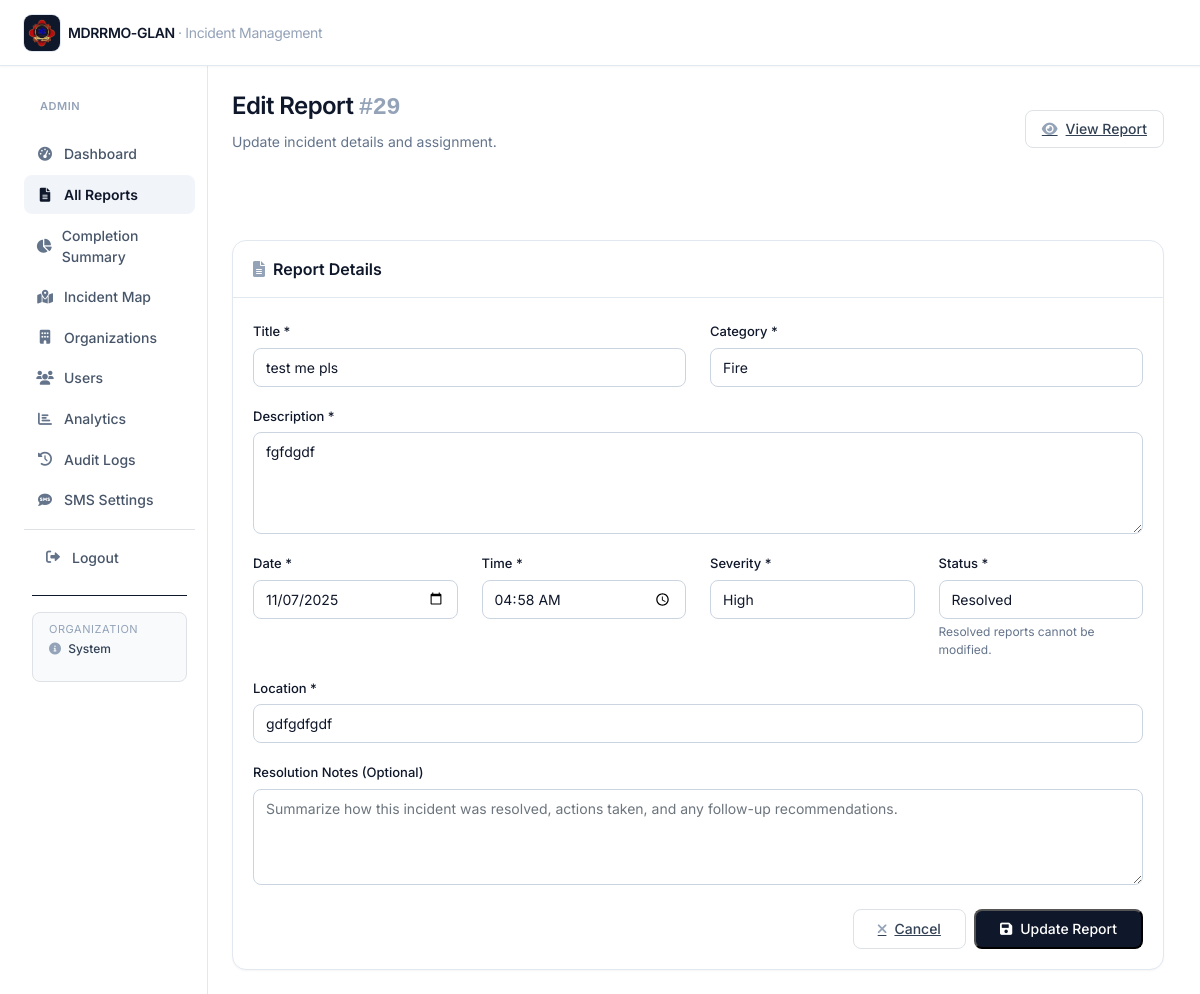
Before: /reports/edit.php?id=29 (signed in) with the older database file.
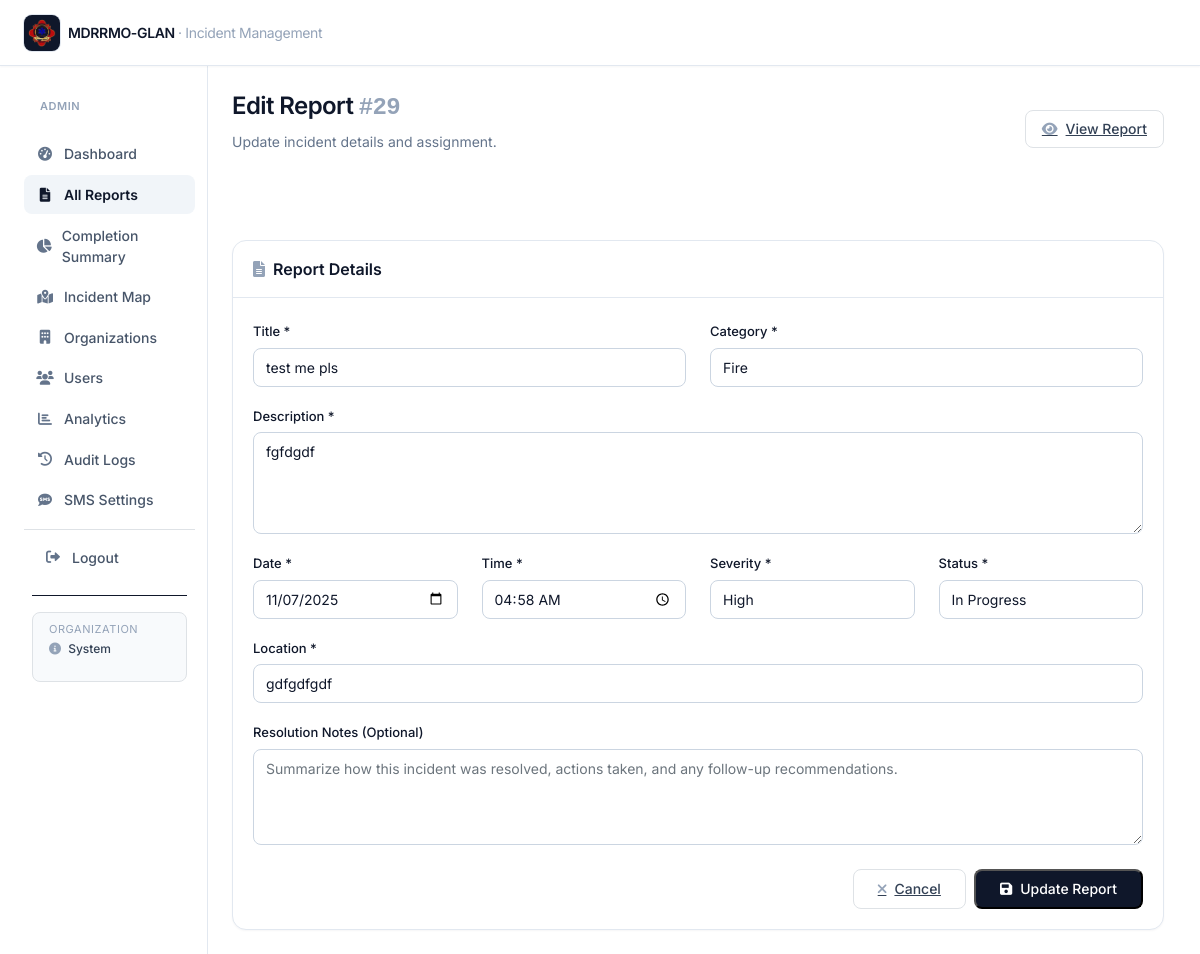
After: the same page with the newer database file.
### tables this page shows
CREATE TABLE IF NOT EXISTS `incident_reports` (
  `id` int NOT NULL AUTO_INCREMENT,
  `title` varchar(255) NOT NULL,
  `description` text NOT NULL,
  `incident_date` date NOT NULL,
  `incident_time` time NOT NULL,
  `location` varchar(255) NOT NULL,
  `latitude` decimal(10,8) DEFAULT NULL,
  `longitude` decimal(11,8) DEFAULT NULL,
  `severity_level` enum('Low','Medium','High','Critical') NOT NULL,
  `category` enum('Fire','Accident','Security','Medical','Emergency','Other') NOT NULL,
  `reported_by` varchar(255) NOT NULL,
  `reporter_contact_number` varchar(20) DEFAULT NULL,
  `family_contact_name` varchar(255) DEFAULT NULL,
  `family_contact_number` varchar(20) DEFAULT NULL,
  `organization_id` int NOT NULL,
  `status` enum('Pending','In Progress','Resolved','Closed') DEFAULT 'Pending',
  `resolution_notes` text,
  `created_at` timestamp NULL DEFAULT CURRENT_TIMESTAMP,
  PRIMARY KEY (`id`),
  KEY `idx_incident_reports_organization` (`organization_id`),
  KEY `idx_incident_reports_reported_by` (`reported_by`(250)),
  KEY `idx_incident_reports_status` (`status`),
  KEY `idx_incident_reports_date` (`incident_date`),
  KEY `idx_incident_reports_reporter_contact` (`reporter_contact_number`)
);

### reports/edit.php (the view, shortened to what the changed rows need)
<?php
$report_id = $_GET['id'] ?? 0;
$database = new Database();
$db = $database->getConnection();
$query = "SELECT * FROM incident_reports WHERE id = ?";
$stmt = $db->prepare($query);
$stmt->execute([$report_id]);
$report = $stmt->fetch();
include '../views/header.php';
?>
<div class="container-fluid">
    <div class="row g-0">
        <main class="col-md-9 ms-sm-auto col-lg-10 main-content">
            <div class="flex flex-col sm:flex-row sm:items-center sm:justify-between gap-3 pb-5 mb-6 border-b border-slate-200">
                <div>
                    <h1 class="text-2xl font-semibold tracking-tight text-slate-900">Edit Report <span class="text-slate-400 font-mono">#<?php echo $report['id']; ?></span></h1>
                </div>
            </div>
            <div class="card">
                <div class="card-body">
                    <form method="POST" class="needs-validation" novalidate>
                        <div class="row">
                            <div class="col-md-6">
                                <div class="mb-3">
                                    <label for="title" class="form-label">Title *</label>
                                    <input type="text" class="form-control" id="title" name="title"
                                           value="<?php echo htmlspecialchars($report['title']); ?>" required>
                                </div>
                            </div>
                            <div class="col-md-6">
                                <div class="mb-3">
                                    <label for="category" class="form-label">Category *</label>
                                    <select class="form-select" id="category" name="category" required>
                                        <option value="Fire" <?php echo $report['category'] == 'Fire' ? 'selected' : ''; ?>>Fire</option>
                                    </select>
                                </div>
                            </div>
                        </div>
                        <div class="mb-3">
                            <label for="description" class="form-label">Description *</label>
                            <textarea class="form-control" id="description" name="description" rows="4" required><?php echo htmlspecialchars($report['description']); ?></textarea>
                        </div>
                        <div class="row">
                            <div class="col-md-3">
                                <div class="mb-3">
                                    <label for="incident_date" class="form-label">Date *</label>
                                    <input type="date" class="form-control" id="incident_date" name="incident_date"
                                           value="<?php echo $report['incident_date']; ?>" required>
                                </div>
                            </div>
                            <div class="col-md-3">
                                <div class="mb-3">
                                    <label for="incident_time" class="form-label">Time *</label>
                                    <input type="time" class="form-control" id="incident_time" name="incident_time"
                                           value="<?php echo $report['incident_time']; ?>" required>
                                </div>
                            </div>
                            <div class="col-md-3">
                                <div class="mb-3">
                                    <label for="severity_level" class="form-label">Severity *</label>
                                    <select class="form-select" id="severity_level" name="severity_level" required>
                                        <option value="High" <?php echo $report['severity_level'] == 'High' ? 'selected' : ''; ?>>High</option>
                                    </select>
                                </div>
                            </div>
                            <div class="col-md-3">
                                <div class="mb-3">
                                    <label for="status" class="form-label">Status *</label>
                                    <?php
                                    $statusOptions = [];
                                    if ($report['status'] === 'Resolved') {
                                        $statusOptions = ['Resolved' => 'Resolved'];
                                    } elseif ($report['status'] === 'Pending') {
                                        $statusOptions = ['Pending' => 'Pending'];
                                    } else {
                                        $statusOptions = [
                                            'In Progress' => 'In Progress',
                                            'Resolved' => 'Resolved',
                                            'Closed' => 'Closed'
                                        ];
                                    }
                                    ?>
                                    <select class="form-select" id="status" name="status" required <?php echo $report['status'] === 'Resolved' ? 'disabled' : ''; ?>>
                                        <?php foreach ($statusOptions as $value => $label): ?>
                                            <option value="<?php echo $value; ?>" <?php echo $report['status'] == $value ? 'selected' : ''; ?>><?php echo $label; ?></option>
                                        <?php endforeach; ?>
                                    </select>
                                    <?php if ($report['status'] === 'Resolved'): ?>
                                        <div class="form-text text-muted">Resolved reports cannot be modified.</div>
                                    <?php elseif ($report['status'] === 'Pending'): ?>
                                        <div class="form-text text-muted">Approve the queue to move this to In Progress.</div>
                                    <?php endif; ?>
                                </div>
                            </div>
                        </div>
                        <div class="mb-3">
                            <label for="location" class="form-label">Location *</label>
                            <input type="text" class="form-control" id="location" name="location"
                                   value="<?php echo htmlspecialchars($report['location']); ?>" required>
                        </div>
                    </form>
                </div>
            </div>
        </main>
    </div>
</div>
<?php include '../views/footer.php'; ?>

Changed rows visible on the page:
changed incident_reports "test me pls": status "Resolved" → "In Progress"
Other visible differences:
text no longer shown: "Resolved reports cannot be modified."
